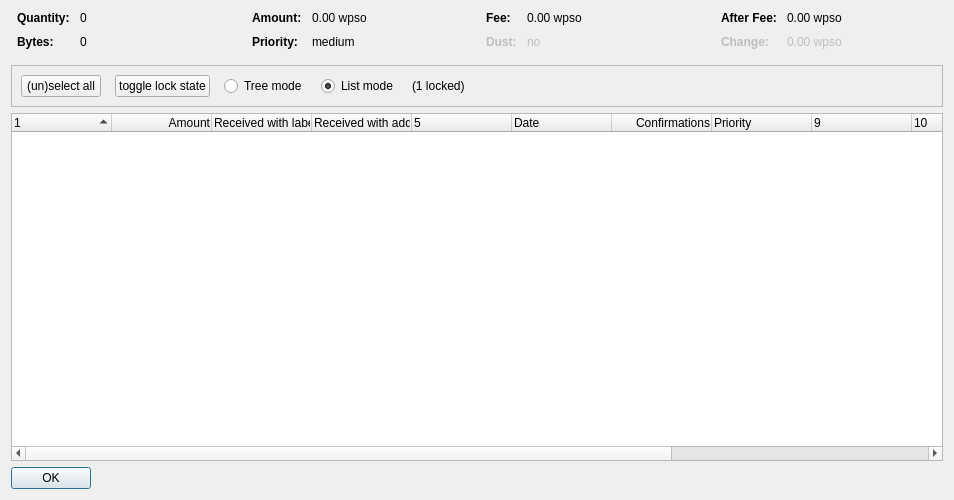
<?xml version="1.0" encoding="UTF-8"?>
<ui version="4.0">
 <class>CoinControlDialog</class>
 <widget class="QDialog" name="CoinControlDialog">
  <property name="geometry">
   <rect>
    <x>0</x>
    <y>0</y>
    <width>954</width>
    <height>500</height>
   </rect>
  </property>
  <property name="windowTitle">
   <string>Coin Selection</string>
  </property>
  <layout class="QVBoxLayout" name="verticalLayout">
   <item>
    <layout class="QHBoxLayout" name="horizontalLayoutTop" stretch="0,0,0,0">
     <property name="topMargin">
      <number>0</number>
     </property>
     <property name="bottomMargin">
      <number>10</number>
     </property>
     <item>
      <layout class="QFormLayout" name="formLayoutCoinControl1">
       <property name="horizontalSpacing">
        <number>10</number>
       </property>
       <property name="verticalSpacing">
        <number>10</number>
       </property>
       <property name="leftMargin">
        <number>6</number>
       </property>
       <property name="rightMargin">
        <number>6</number>
       </property>
       <item row="0" column="0">
        <widget class="QLabel" name="labelCoinControlQuantityText">
         <property name="font">
          <font>
           <weight>75</weight>
           <bold>true</bold>
          </font>
         </property>
         <property name="text">
          <string>Quantity:</string>
         </property>
        </widget>
       </item>
       <item row="0" column="1">
        <widget class="QLabel" name="labelCoinControlQuantity">
         <property name="cursor">
          <cursorShape>IBeamCursor</cursorShape>
         </property>
         <property name="contextMenuPolicy">
          <enum>Qt::ActionsContextMenu</enum>
         </property>
         <property name="text">
          <string notr="true">0</string>
         </property>
         <property name="textInteractionFlags">
          <set>Qt::LinksAccessibleByMouse|Qt::TextSelectableByKeyboard|Qt::TextSelectableByMouse</set>
         </property>
        </widget>
       </item>
       <item row="1" column="0">
        <widget class="QLabel" name="labelCoinControlBytesText">
         <property name="font">
          <font>
           <weight>75</weight>
           <bold>true</bold>
          </font>
         </property>
         <property name="text">
          <string>Bytes:</string>
         </property>
        </widget>
       </item>
       <item row="1" column="1">
        <widget class="QLabel" name="labelCoinControlBytes">
         <property name="cursor">
          <cursorShape>IBeamCursor</cursorShape>
         </property>
         <property name="contextMenuPolicy">
          <enum>Qt::ActionsContextMenu</enum>
         </property>
         <property name="text">
          <string notr="true">0</string>
         </property>
         <property name="textInteractionFlags">
          <set>Qt::LinksAccessibleByMouse|Qt::TextSelectableByKeyboard|Qt::TextSelectableByMouse</set>
         </property>
        </widget>
       </item>
      </layout>
     </item>
     <item>
      <layout class="QFormLayout" name="formLayoutCoinControl2">
       <property name="horizontalSpacing">
        <number>10</number>
       </property>
       <property name="verticalSpacing">
        <number>10</number>
       </property>
       <property name="leftMargin">
        <number>6</number>
       </property>
       <property name="rightMargin">
        <number>6</number>
       </property>
       <item row="0" column="0">
        <widget class="QLabel" name="labelCoinControlAmountText">
         <property name="font">
          <font>
           <weight>75</weight>
           <bold>true</bold>
          </font>
         </property>
         <property name="text">
          <string>Amount:</string>
         </property>
        </widget>
       </item>
       <item row="0" column="1">
        <widget class="QLabel" name="labelCoinControlAmount">
         <property name="cursor">
          <cursorShape>IBeamCursor</cursorShape>
         </property>
         <property name="contextMenuPolicy">
          <enum>Qt::ActionsContextMenu</enum>
         </property>
         <property name="text">
          <string notr="true">0.00 wpso</string>
         </property>
         <property name="textInteractionFlags">
          <set>Qt::LinksAccessibleByMouse|Qt::TextSelectableByKeyboard|Qt::TextSelectableByMouse</set>
         </property>
        </widget>
       </item>
       <item row="1" column="0">
        <widget class="QLabel" name="labelCoinControlPriorityText">
         <property name="font">
          <font>
           <weight>75</weight>
           <bold>true</bold>
          </font>
         </property>
         <property name="text">
          <string>Priority:</string>
         </property>
        </widget>
       </item>
       <item row="1" column="1">
        <widget class="QLabel" name="labelCoinControlPriority">
         <property name="cursor">
          <cursorShape>IBeamCursor</cursorShape>
         </property>
         <property name="contextMenuPolicy">
          <enum>Qt::ActionsContextMenu</enum>
         </property>
         <property name="text">
          <string>medium</string>
         </property>
         <property name="textInteractionFlags">
          <set>Qt::LinksAccessibleByMouse|Qt::TextSelectableByKeyboard|Qt::TextSelectableByMouse</set>
         </property>
        </widget>
       </item>
      </layout>
     </item>
     <item>
      <layout class="QFormLayout" name="formLayoutCoinControl3">
       <property name="horizontalSpacing">
        <number>10</number>
       </property>
       <property name="verticalSpacing">
        <number>10</number>
       </property>
       <property name="leftMargin">
        <number>6</number>
       </property>
       <property name="rightMargin">
        <number>6</number>
       </property>
       <item row="0" column="0">
        <widget class="QLabel" name="labelCoinControlFeeText">
         <property name="font">
          <font>
           <weight>75</weight>
           <bold>true</bold>
          </font>
         </property>
         <property name="text">
          <string>Fee:</string>
         </property>
        </widget>
       </item>
       <item row="0" column="1">
        <widget class="QLabel" name="labelCoinControlFee">
         <property name="cursor">
          <cursorShape>IBeamCursor</cursorShape>
         </property>
         <property name="contextMenuPolicy">
          <enum>Qt::ActionsContextMenu</enum>
         </property>
         <property name="text">
          <string notr="true">0.00 wpso</string>
         </property>
         <property name="textInteractionFlags">
          <set>Qt::LinksAccessibleByMouse|Qt::TextSelectableByKeyboard|Qt::TextSelectableByMouse</set>
         </property>
        </widget>
       </item>
       <item row="1" column="0">
        <widget class="QLabel" name="labelCoinControlLowOutputText">
         <property name="enabled">
          <bool>false</bool>
         </property>
         <property name="font">
          <font>
           <weight>75</weight>
           <bold>true</bold>
          </font>
         </property>
         <property name="text">
          <string>Dust:</string>
         </property>
        </widget>
       </item>
       <item row="1" column="1">
        <widget class="QLabel" name="labelCoinControlLowOutput">
         <property name="enabled">
          <bool>false</bool>
         </property>
         <property name="cursor">
          <cursorShape>IBeamCursor</cursorShape>
         </property>
         <property name="contextMenuPolicy">
          <enum>Qt::ActionsContextMenu</enum>
         </property>
         <property name="text">
          <string>no</string>
         </property>
         <property name="textInteractionFlags">
          <set>Qt::LinksAccessibleByMouse|Qt::TextSelectableByKeyboard|Qt::TextSelectableByMouse</set>
         </property>
        </widget>
       </item>
      </layout>
     </item>
     <item>
      <layout class="QFormLayout" name="formLayoutCoinControl4">
       <property name="horizontalSpacing">
        <number>10</number>
       </property>
       <property name="verticalSpacing">
        <number>10</number>
       </property>
       <property name="leftMargin">
        <number>6</number>
       </property>
       <property name="rightMargin">
        <number>6</number>
       </property>
       <item row="0" column="0">
        <widget class="QLabel" name="labelCoinControlAfterFeeText">
         <property name="font">
          <font>
           <weight>75</weight>
           <bold>true</bold>
          </font>
         </property>
         <property name="text">
          <string>After Fee:</string>
         </property>
        </widget>
       </item>
       <item row="0" column="1">
        <widget class="QLabel" name="labelCoinControlAfterFee">
         <property name="cursor">
          <cursorShape>IBeamCursor</cursorShape>
         </property>
         <property name="contextMenuPolicy">
          <enum>Qt::ActionsContextMenu</enum>
         </property>
         <property name="text">
          <string notr="true">0.00 wpso</string>
         </property>
         <property name="textInteractionFlags">
          <set>Qt::LinksAccessibleByMouse|Qt::TextSelectableByKeyboard|Qt::TextSelectableByMouse</set>
         </property>
        </widget>
       </item>
       <item row="1" column="0">
        <widget class="QLabel" name="labelCoinControlChangeText">
         <property name="enabled">
          <bool>false</bool>
         </property>
         <property name="font">
          <font>
           <weight>75</weight>
           <bold>true</bold>
          </font>
         </property>
         <property name="text">
          <string>Change:</string>
         </property>
        </widget>
       </item>
       <item row="1" column="1">
        <widget class="QLabel" name="labelCoinControlChange">
         <property name="enabled">
          <bool>false</bool>
         </property>
         <property name="cursor">
          <cursorShape>IBeamCursor</cursorShape>
         </property>
         <property name="contextMenuPolicy">
          <enum>Qt::ActionsContextMenu</enum>
         </property>
         <property name="text">
          <string notr="true">0.00 wpso</string>
         </property>
         <property name="textInteractionFlags">
          <set>Qt::LinksAccessibleByMouse|Qt::TextSelectableByKeyboard|Qt::TextSelectableByMouse</set>
         </property>
        </widget>
       </item>
      </layout>
     </item>
    </layout>
   </item>
   <item>
    <widget class="QFrame" name="frame">
     <property name="minimumSize">
      <size>
       <width>0</width>
       <height>40</height>
      </size>
     </property>
     <property name="frameShape">
      <enum>QFrame::StyledPanel</enum>
     </property>
     <property name="frameShadow">
      <enum>QFrame::Sunken</enum>
     </property>
     <layout class="QHBoxLayout" name="horizontalLayout">
      <item>
       <layout class="QHBoxLayout" name="horizontalLayoutPanel" stretch="0,0,0,0,0,0">
        <property name="spacing">
         <number>14</number>
        </property>
        <item>
         <widget class="QPushButton" name="pushButtonSelectAll">
          <property name="sizePolicy">
           <sizepolicy hsizetype="Maximum" vsizetype="Fixed">
            <horstretch>0</horstretch>
            <verstretch>0</verstretch>
           </sizepolicy>
          </property>
          <property name="text">
           <string>(un)select all</string>
          </property>
          <property name="autoDefault">
           <bool>false</bool>
          </property>
         </widget>
        </item>
        <item>
         <widget class="QPushButton" name="pushButtonToggleLock">
          <property name="sizePolicy">
           <sizepolicy hsizetype="Maximum" vsizetype="Fixed">
            <horstretch>0</horstretch>
            <verstretch>0</verstretch>
           </sizepolicy>
          </property>
          <property name="text">
           <string>toggle lock state</string>
          </property>
          <property name="autoDefault">
           <bool>false</bool>
          </property>
         </widget>
        </item>
        <item>
         <widget class="QRadioButton" name="radioTreeMode">
          <property name="sizePolicy">
           <sizepolicy hsizetype="Maximum" vsizetype="Fixed">
            <horstretch>0</horstretch>
            <verstretch>0</verstretch>
           </sizepolicy>
          </property>
          <property name="text">
           <string>Tree mode</string>
          </property>
         </widget>
        </item>
        <item>
         <widget class="QRadioButton" name="radioListMode">
          <property name="sizePolicy">
           <sizepolicy hsizetype="Maximum" vsizetype="Fixed">
            <horstretch>0</horstretch>
            <verstretch>0</verstretch>
           </sizepolicy>
          </property>
          <property name="text">
           <string>List mode</string>
          </property>
          <property name="checked">
           <bool>true</bool>
          </property>
         </widget>
        </item>
        <item>
         <widget class="QLabel" name="labelLocked">
          <property name="text">
           <string>(1 locked)</string>
          </property>
         </widget>
        </item>
        <item>
         <spacer name="horizontalSpacer">
          <property name="orientation">
           <enum>Qt::Horizontal</enum>
          </property>
          <property name="sizeHint" stdset="0">
           <size>
            <width>40</width>
            <height>20</height>
           </size>
          </property>
         </spacer>
        </item>
       </layout>
      </item>
     </layout>
    </widget>
   </item>
   <item>
    <widget class="CoinControlTreeWidget" name="treeWidget">
     <property name="contextMenuPolicy">
      <enum>Qt::CustomContextMenu</enum>
     </property>
     <property name="sortingEnabled">
      <bool>false</bool>
     </property>
     <property name="columnCount">
      <number>13</number>
     </property>
     <attribute name="headerShowSortIndicator" stdset="0">
      <bool>true</bool>
     </attribute>
     <attribute name="headerStretchLastSection">
      <bool>false</bool>
     </attribute>
     <column>
      <property name="text">
       <string/>
      </property>
     </column>
     <column>
      <property name="text">
       <string>Amount</string>
      </property>
      <property name="textAlignment">
       <set>AlignTrailing|AlignVCenter</set>
      </property>
     </column>
     <column>
      <property name="text">
       <string>Received with label</string>
      </property>
     </column>
     <column>
      <property name="text">
       <string>Received with address</string>
      </property>
     </column>
     <column>
      <property name="text">
       <string/>
      </property>
     </column>
     <column>
      <property name="text">
       <string>Date</string>
      </property>
     </column>
     <column>
      <property name="text">
       <string>Confirmations</string>
      </property>
      <property name="toolTip">
       <string>Confirmed</string>
      </property>
      <property name="textAlignment">
       <set>AlignTrailing|AlignVCenter</set>
      </property>
     </column>
     <column>
      <property name="text">
       <string>Priority</string>
      </property>
     </column>
     <column>
      <property name="text">
       <string/>
      </property>
     </column>
     <column>
      <property name="text">
       <string/>
      </property>
     </column>
     <column>
      <property name="text">
       <string/>
      </property>
     </column>
     <column>
      <property name="text">
       <string/>
      </property>
     </column>
     <column>
      <property name="text">
       <string/>
      </property>
     </column>
    </widget>
   </item>
   <item>
    <widget class="QDialogButtonBox" name="buttonBox">
     <property name="sizePolicy">
      <sizepolicy hsizetype="Maximum" vsizetype="Fixed">
       <horstretch>0</horstretch>
       <verstretch>0</verstretch>
      </sizepolicy>
     </property>
     <property name="orientation">
      <enum>Qt::Horizontal</enum>
     </property>
     <property name="standardButtons">
      <set>QDialogButtonBox::Ok</set>
     </property>
    </widget>
   </item>
  </layout>
 </widget>
 <customwidgets>
  <customwidget>
   <class>CoinControlTreeWidget</class>
   <extends>QTreeWidget</extends>
   <header>coincontroltreewidget.h</header>
  </customwidget>
 </customwidgets>
 <resources/>
 <connections/>
</ui>
